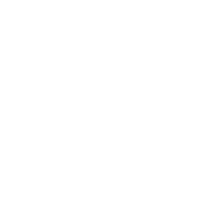
Frame 1 (no input)
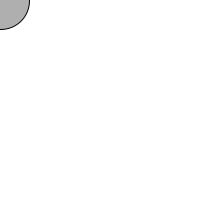
Frame 60 (the mouse pressed at the canvas centre just before this capture)
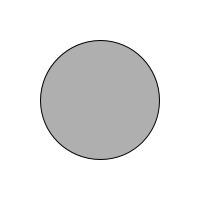
Frame 120 (the mouse held since frame 60 and released just before this capture)

The Processing sketch that drew these frames (run headless with seeded random() and noise(); from frame 60 on, the mouse is pressed at the canvas centre):

// Processing sketch: Excersize_4_3
// ── Excersize_4_3.pde
int circleSize = 0;

void setup() {
  size(200,200);
}

void draw() {
  background(255);
  stroke(0);
  fill(175);
  ellipse(mouseX,mouseY,circleSize,circleSize);
  circleSize = circleSize + 1;
}
